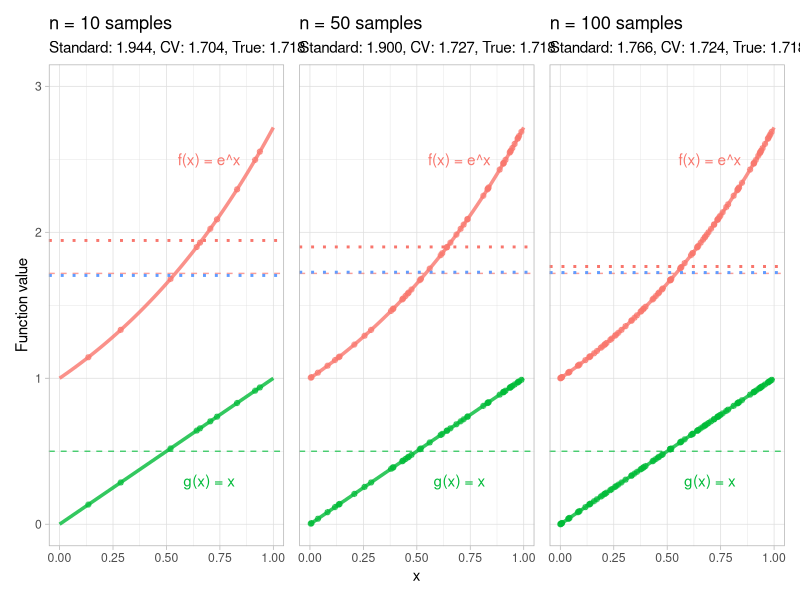
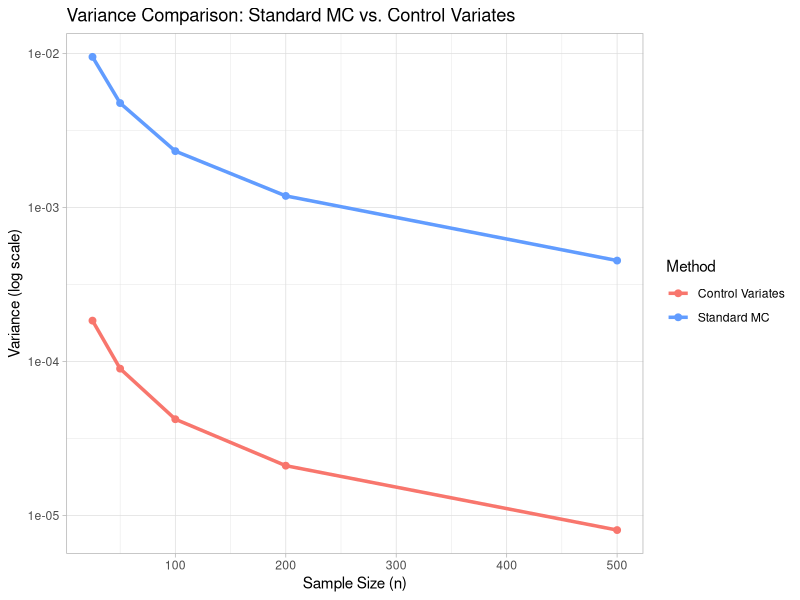
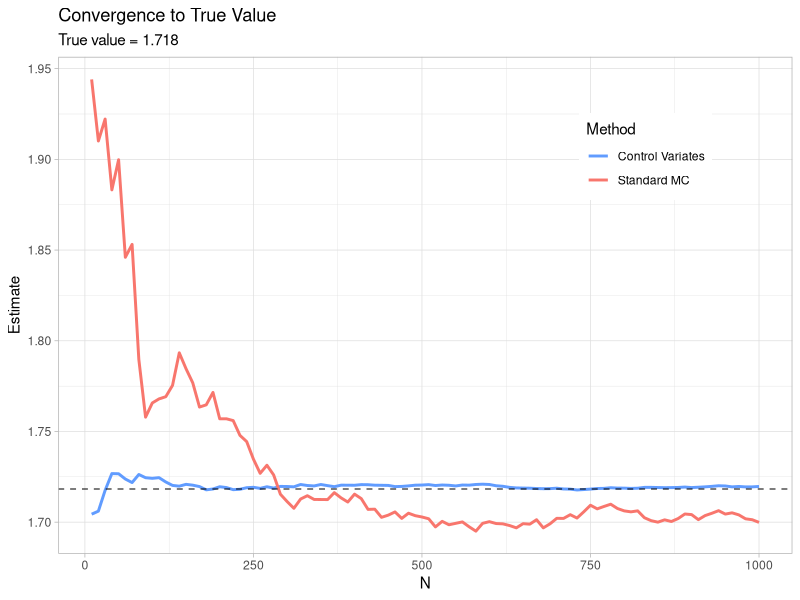
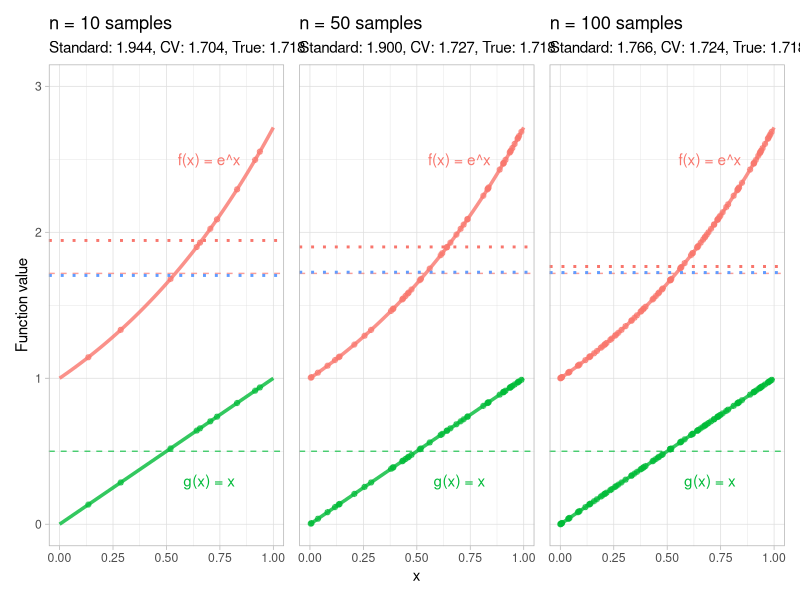
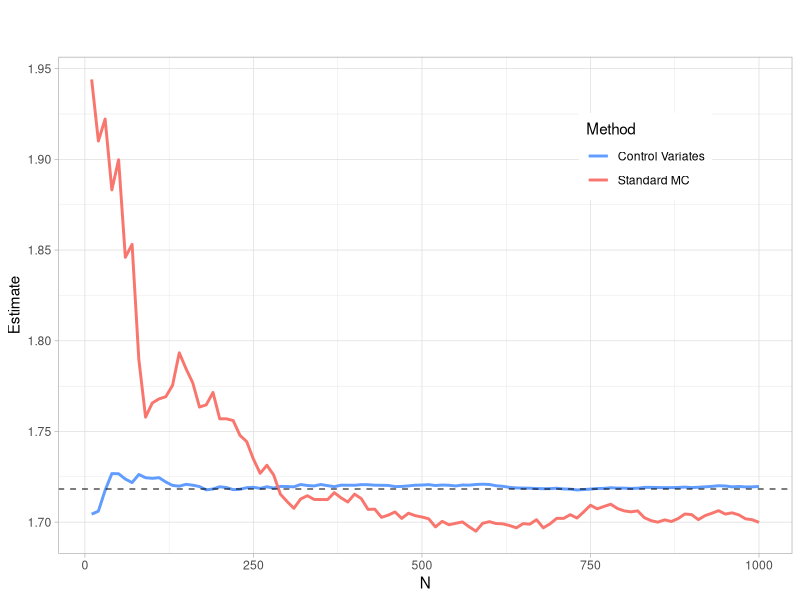

Recreate these plots in R, in order.
## ---- chunk 1
knitr::opts_chunk$set(echo = TRUE)
library(purrr)
library(tidyr)
library(dplyr)
library(ggplot2)
library(patchwork)
## ---- chunk 2
# Target function and control variate
f_target <- function(x) exp(x)
g_control <- function(x) x

# True values
true_f <- exp(1) - 1  # ≈ 1.718
true_g <- 0.5

generate_plot <- function(n) {
  set.seed(42)
  U <- runif(n)
  f_vals <- f_target(U)
  g_vals <- g_control(U)
  
  # Standard Monte Carlo estimate
  est_standard <- mean(f_vals)
  
  # Control variate estimate with optimal c
  c_opt <- cov(f_vals, g_vals) / var(g_vals)
  est_cv <- mean(f_vals) - c_opt * (mean(g_vals) - true_g)
  
  tibble(
    x = seq(0, 1, length.out = 100),
    f_x = f_target(x),
    g_x = g_control(x)
  ) %>%
  ggplot(aes(x)) +
  geom_line(aes(y = f_x), color = "#f8766d", size = 1.2, alpha = 0.8) +
  geom_line(aes(y = g_x), color = "#00ba38", size = 1.2, alpha = 0.8) +
  geom_point(data = tibble(U = U, f_vals = f_vals), 
             aes(x = U, y = f_vals), color = "#f8766d", alpha = 0.6) +
  geom_point(data = tibble(U = U, g_vals = g_vals), 
             aes(x = U, y = g_vals), color = "#00ba38", alpha = 0.6) +
  geom_hline(yintercept = true_f, color = "#f8766d", linetype = "dashed", alpha = 0.7) +
  geom_hline(yintercept = true_g, color = "#00ba38", linetype = "dashed", alpha = 0.7) +
  geom_hline(yintercept = est_standard, color = "#f8766d", linetype = "dotted", size = 1) +
  geom_hline(yintercept = est_cv, color = "#619cff", linetype = "dotted", size = 1) +
  scale_x_continuous(limits = c(0, 1)) +
  scale_y_continuous(limits = c(0, 3)) +
  theme_light() +
  labs(x = "x", y = "Function value", 
       title = sprintf("n = %d samples", n),
       subtitle = sprintf("Standard: %.3f, CV: %.3f, True: %.3f", 
                         est_standard, est_cv, true_f)) +
  annotate("text", x = 0.7, y = 2.5, label = "f(x) = e^x", color = "#f8766d") +
  annotate("text", x = 0.7, y = 0.3, label = "g(x) = x", color = "#00ba38")
}

plots <- lapply(c(10, 50, 100), generate_plot)

(p_cv_viz <- (plots[[1]] | plots[[2]] | plots[[3]]) + plot_layout(axes = "collect"))
## ---- chunk 3
ggsave("../Latex/figures/mc-control-variates1.png", plot = p_cv_viz, device = "png", width = 12, height = 4.5)
## ---- chunk 4
mc_comparison <- function(n, n_rep = 1000) {
  set.seed(123)
  
  # Storage for estimates
  est_standard <- numeric(n_rep)
  est_cv <- numeric(n_rep)
  
  for (i in 1:n_rep) {
    U <- runif(n)
    f_vals <- f_target(U)
    g_vals <- g_control(U)
    
    # Standard Monte Carlo
    est_standard[i] <- mean(f_vals)
    
    # Control variate
    c_opt <- cov(f_vals, g_vals) / var(g_vals)
    est_cv[i] <- mean(f_vals) - c_opt * (mean(g_vals) - true_g)
  }
  
  tibble(
    method = c("Standard MC", "Control Variates"),
    bias = c(mean(est_standard) - true_f, mean(est_cv) - true_f),
    variance = c(var(est_standard), var(est_cv)),
    mse = c(mean((est_standard - true_f)^2), mean((est_cv - true_f)^2))
  )
}

set.seed(42)
df_comparison <- tibble(n = c(25, 50, 100, 200, 500)) %>%
  mutate(results = map(n, mc_comparison)) %>%
  unnest(results)

(p_variance <- df_comparison %>%
  ggplot(aes(n, variance, color = method)) +
  geom_line(size = 1.2) +
  geom_point(size = 2) +
  scale_y_log10() +
  scale_color_manual(values = c("#f8766d", "#619cff")) +
  labs(x = "Sample Size (n)", 
       y = "Variance (log scale)", 
       title = "Variance Comparison: Standard MC vs. Control Variates",
       color = "Method") +
  theme_light())
## ---- chunk 5
convergence_analysis <- function(max_n = 1000) {
  set.seed(42)
  U <- runif(max_n)
  f_vals <- f_target(U)
  g_vals <- g_control(U)
  
  # Create cumulative estimates
  n_seq <- seq(10, max_n, by = 10)
  
  est_standard <- numeric(length(n_seq))
  est_cv <- numeric(length(n_seq))
  
  for (i in seq_along(n_seq)) {
    n <- n_seq[i]
    f_sub <- f_vals[1:n]
    g_sub <- g_vals[1:n]
    
    # Standard MC
    est_standard[i] <- mean(f_sub)
    
    # Control variate
    c_opt <- cov(f_sub, g_sub) / var(g_sub)
    est_cv[i] <- mean(f_sub) - c_opt * (mean(g_sub) - true_g)
  }
  
  tibble(
    n = n_seq,
    standard = est_standard,
    control_variate = est_cv
  )
}

df_conv <- convergence_analysis()

(p_convergence <- df_conv %>%
  pivot_longer(-n, names_to = "method", values_to = "estimate") %>%
  ggplot(aes(n, estimate, color = method)) +
  geom_line(size = 1) +
  geom_hline(yintercept = true_f, linetype = "dashed", color = "black", alpha = 0.7) +
  scale_color_manual(values = c("#619cff", "#f8766d"), 
                     labels = c("Control Variates", "Standard MC")) +
  labs(x = "N", 
       y = "Estimate", 
       title = "Convergence to True Value",
       subtitle = sprintf("True value = %.3f", true_f),
       color = "Method") +
  theme_light() +
  theme(
    legend.position = "inside",
    legend.position.inside = c(0.8,0.8)
      )
  )
## ---- chunk 6
ggsave("../Latex/figures/mc-control-variates2.png", plot = (p_convergence + labs(title = "", subtitle = "")), device = "png", width = 8, height = 6)
## ---- chunk 7
# Calculate theoretical correlation and variance reduction
set.seed(42)
U_theory <- runif(10000)
f_theory <- f_target(U_theory)
g_theory <- g_control(U_theory)

correlation <- cor(f_theory, g_theory)
theoretical_reduction <- 1 - correlation^2

cat("Correlation between f(U) and g(U):", round(correlation, 3), "\n")
cat("Theoretical variance reduction factor:", round(theoretical_reduction, 3), "\n")
cat("Expected variance reduction:", round((1 - theoretical_reduction) * 100, 1), "%\n")
